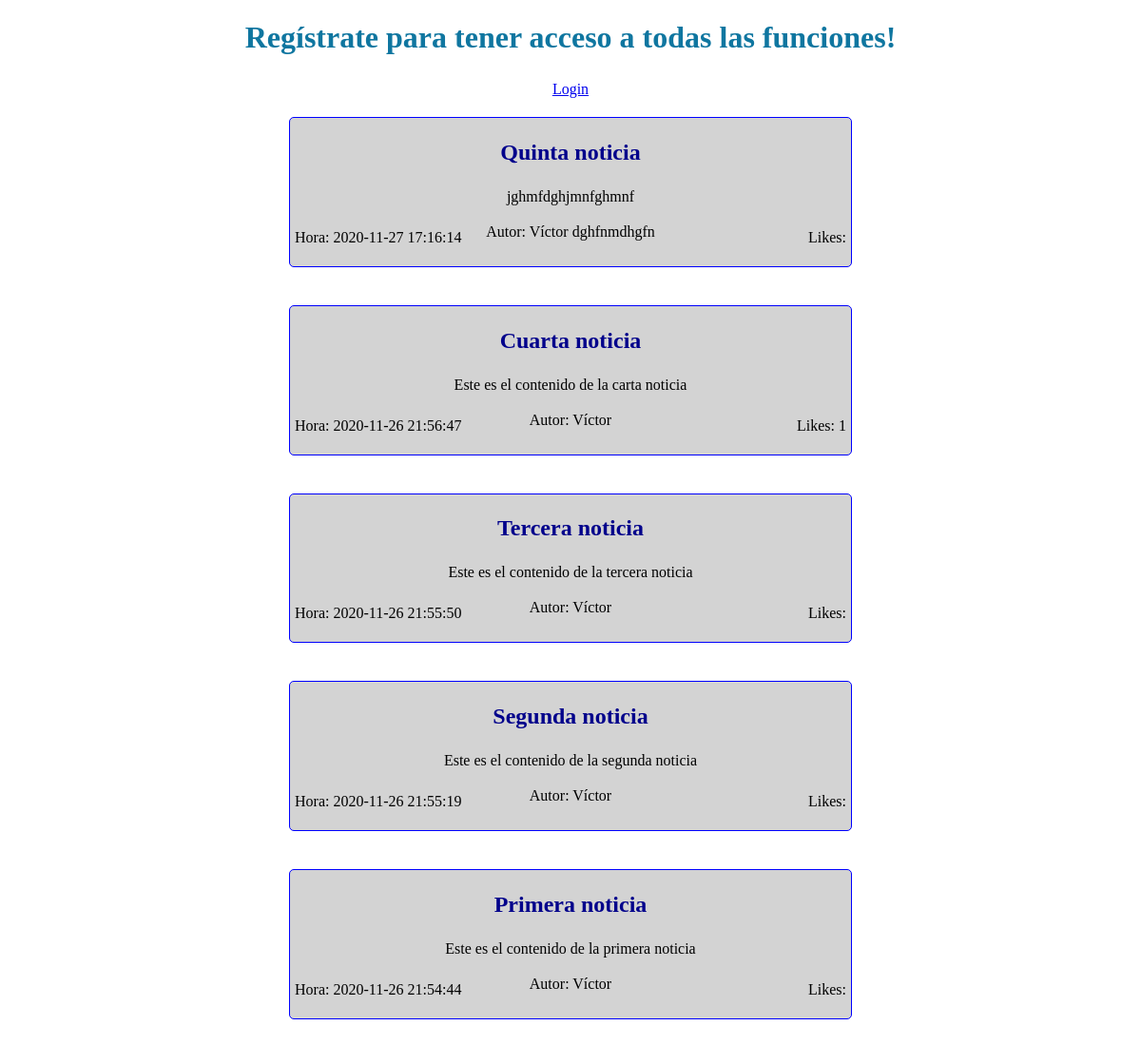
The page / on the database its author committed.
### tables this page shows
CREATE TABLE IF NOT EXISTS `noticias` (
  `Id` smallint(3) NOT NULL AUTO_INCREMENT,
  `Titulo` varchar(50) NOT NULL,
  `Contenido` varchar(300) NOT NULL,
  `Autor` varchar(50) NOT NULL,
  `Hora_creación` datetime NOT NULL,
  `Likes` int(6) DEFAULT NULL,
  PRIMARY KEY (`Id`)
);

### index.php (the view, shortened to what this page needs)
<!DOCTYPE html>
<html lang="en">
<head>
    <link rel="stylesheet" href="estilos.css">
</head>
<?php
    include_once('cabecera.php');
    $sql = "SELECT *FROM Noticias ORDER BY Hora_creación desc limit 5";
    $resultset = $conect->prepare($sql);
    $resultset->execute(array(PDO::FETCH_ASSOC));
    foreach ($resultset
    as $noticia) { ?>
<table id="tabla_inicio">
    <tr>
        <td id="Titulo"><h2><?php echo $noticia['Titulo']; ?></h2></td>
    </tr>
    <tr>
        <td id="Contenido"><?php echo $noticia['Contenido']; ?></td>
    </tr>
    <div id="enLinea">
        <tr id="Autor">
            <td>Autor: <?php echo $noticia['Autor']; ?></td>
        </tr>
        <tr id="texto-uno">
            <td> Hora: <?php echo $noticia['Hora_creación']; ?></td>
        </tr>
        <tr id="texto-dos">
            <td>Likes: <?php echo $noticia['Likes']; ?> <br><br></td>
        </tr>
    </div>
    <?php } ?>
</table>

### cabecera.php (shortened to what this page needs)
<!DOCTYPE html>
<html lang="en">
<head>
    <link rel="stylesheet" href="estilos.css">
</head>
<?php
    if (!isset($_SESSION['user1'])) {
    echo "<h1>Regístrate para tener acceso a todas las funciones!</h1>";?>
    <nav>
        <div class="container">
            <ul id="menu">
                <li><a href="loguin.php">Login</a></li>
            </ul>
        </div>
    </nav>
<?php }?>

### estilos.css (style rules this page uses)
h1 { text-align: center; color: #0F76A0; }
table { border-radius: 5px; width: 50%; background-color: lightgray; border: 1px solid blue; margin: auto; }
#tabla_inicio { border-radius: 5px; width: 50%; background-color: lightgray; border: 1px solid blue; margin: 40px auto; padding:-340px; }
.container { clear: both; float: left; overflow: hidden; width: 100%; }
#menu { float: left; left: 50%; list-style-type: none; text-decoration: none; margin: 0 auto; padding: 0; position: relative; }
#menu li { float: left; margin: 5px; padding-bottom: 15px; position: relative; right: 50%; }
td { text-align: center; }
#Titulo { color: darkblue; }
#Contenido { padding-bottom: 25px; }
#Autor { float: none; line-height: 0; }
#texto-uno { float: left; line-height: 0; padding-bottom: 25px; }
#texto-dos { float: right; line-height: 0; padding-bottom: 25px; }

### rows shown on the page
noticias: Titulo "Quinta noticia", Contenido "jghmfdghjmnfghmnf", Autor "Víctor dghfnmdhgfn", Hora_creación "2020-11-27 17:16:14"
noticias: Titulo "Cuarta noticia", Contenido "Este es el contenido de la carta noticia", Autor "Víctor", Hora_creación "2020-11-26 21:56:47", Likes "1"
noticias: Titulo "Tercera noticia", Contenido "Este es el contenido de la tercera noticia", Autor "Víctor", Hora_creación "2020-11-26 21:55:50"
noticias: Titulo "Segunda noticia", Contenido "Este es el contenido de la segunda noticia", Autor "Víctor", Hora_creación "2020-11-26 21:55:19"
noticias: Titulo "Primera noticia", Contenido "Este es el contenido de la primera noticia", Autor "Víctor", Hora_creación "2020-11-26 21:54:44"
